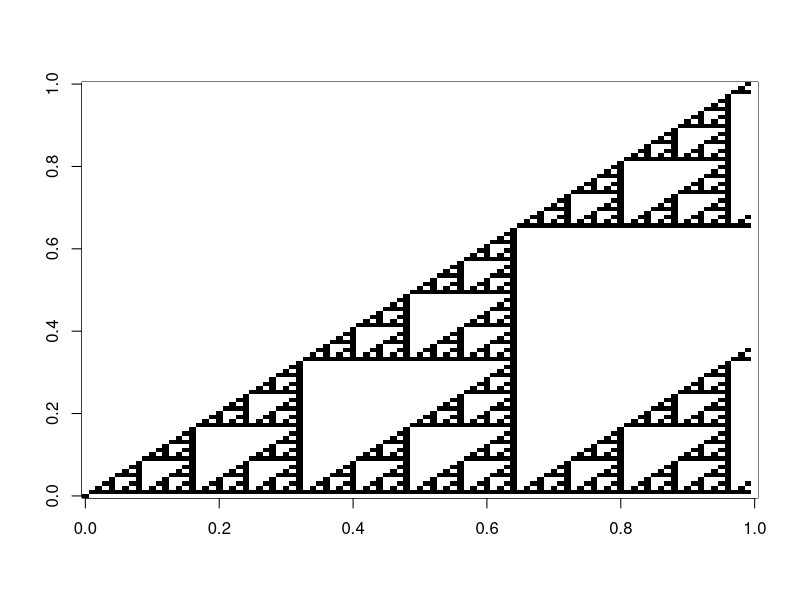

Source code (R):
#Pascal Triangle, displayed modulo some number (mod)

# Choose a size for the triangle, from 3 to 500-ish 
size <- 100

# Display modulo some other number, this will cause different
# triangle patterns. 2 works well, try also 7, 11 and 118 
mod <- 2

# Create an array of zeros
Pascal  <- rep(0,size)
for ( i in 1:size) { 
  Pascal  <- rbind(Pascal , rep(0,size))
}

# Initialize the first cell to be 1
Pascal[1,1] <- 1
# Visit every other cell, except in first row and column
# and apply Pascal's formula to generate the value for that 
for (i in 2:size) {
  for (j in 2:size) {
    Pascal[i,j] <- (Pascal[i-1,j] + Pascal[i-1,j-1]) %% mod
  }
}

#the number of colors used is based on the mod value
image(Pascal, col=grey.colors(mod, start=1, end=0))
